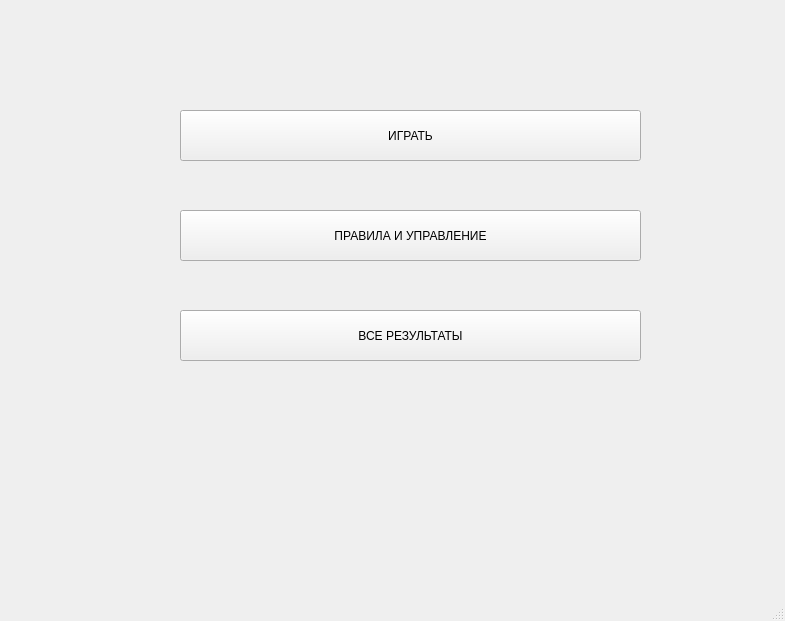
<?xml version="1.0" encoding="UTF-8"?>
<ui version="4.0">
 <class>MainWindow</class>
 <widget class="QMainWindow" name="MainWindow">
  <property name="geometry">
   <rect>
    <x>0</x>
    <y>0</y>
    <width>785</width>
    <height>621</height>
   </rect>
  </property>
  <property name="windowTitle">
   <string>MainWindow</string>
  </property>
  <widget class="QWidget" name="centralwidget">
   <widget class="QPushButton" name="pushButton">
    <property name="geometry">
     <rect>
      <x>180</x>
      <y>210</y>
      <width>461</width>
      <height>51</height>
     </rect>
    </property>
    <property name="text">
     <string>ПРАВИЛА И УПРАВЛЕНИЕ</string>
    </property>
   </widget>
   <widget class="QPushButton" name="pushButton_2">
    <property name="geometry">
     <rect>
      <x>180</x>
      <y>110</y>
      <width>461</width>
      <height>51</height>
     </rect>
    </property>
    <property name="text">
     <string>ИГРАТЬ</string>
    </property>
   </widget>
   <widget class="QPushButton" name="pushButton_3">
    <property name="geometry">
     <rect>
      <x>180</x>
      <y>310</y>
      <width>461</width>
      <height>51</height>
     </rect>
    </property>
    <property name="text">
     <string>ВСЕ РЕЗУЛЬТАТЫ</string>
    </property>
   </widget>
   <widget class="QLabel" name="label_coin">
    <property name="geometry">
     <rect>
      <x>290</x>
      <y>30</y>
      <width>71</width>
      <height>61</height>
     </rect>
    </property>
    <property name="styleSheet">
     <string notr="true">font: 87 8pt &quot;Arial Black&quot;;
font: 8pt &quot;MS Shell Dlg 2&quot;;</string>
    </property>
    <property name="text">
     <string>&lt;html&gt;&lt;head/&gt;&lt;body&gt;&lt;p&gt;&lt;br/&gt;&lt;/p&gt;&lt;/body&gt;&lt;/html&gt;</string>
    </property>
   </widget>
   <widget class="QLabel" name="label_coin2">
    <property name="geometry">
     <rect>
      <x>360</x>
      <y>30</y>
      <width>61</width>
      <height>61</height>
     </rect>
    </property>
    <property name="styleSheet">
     <string notr="true">font: 87 10pt &quot;Arial Black&quot;;
font: 87 14pt &quot;Arial Black&quot;;</string>
    </property>
    <property name="text">
     <string/>
    </property>
   </widget>
   <widget class="QLabel" name="back">
    <property name="geometry">
     <rect>
      <x>-90</x>
      <y>-10</y>
      <width>881</width>
      <height>621</height>
     </rect>
    </property>
    <property name="text">
     <string>TextLabel</string>
    </property>
   </widget>
   <zorder>back</zorder>
   <zorder>pushButton</zorder>
   <zorder>pushButton_2</zorder>
   <zorder>pushButton_3</zorder>
   <zorder>label_coin</zorder>
   <zorder>label_coin2</zorder>
  </widget>
  <widget class="QMenuBar" name="menubar">
   <property name="geometry">
    <rect>
     <x>0</x>
     <y>0</y>
     <width>785</width>
     <height>21</height>
    </rect>
   </property>
  </widget>
  <widget class="QStatusBar" name="statusbar"/>
 </widget>
 <resources/>
 <connections/>
</ui>
